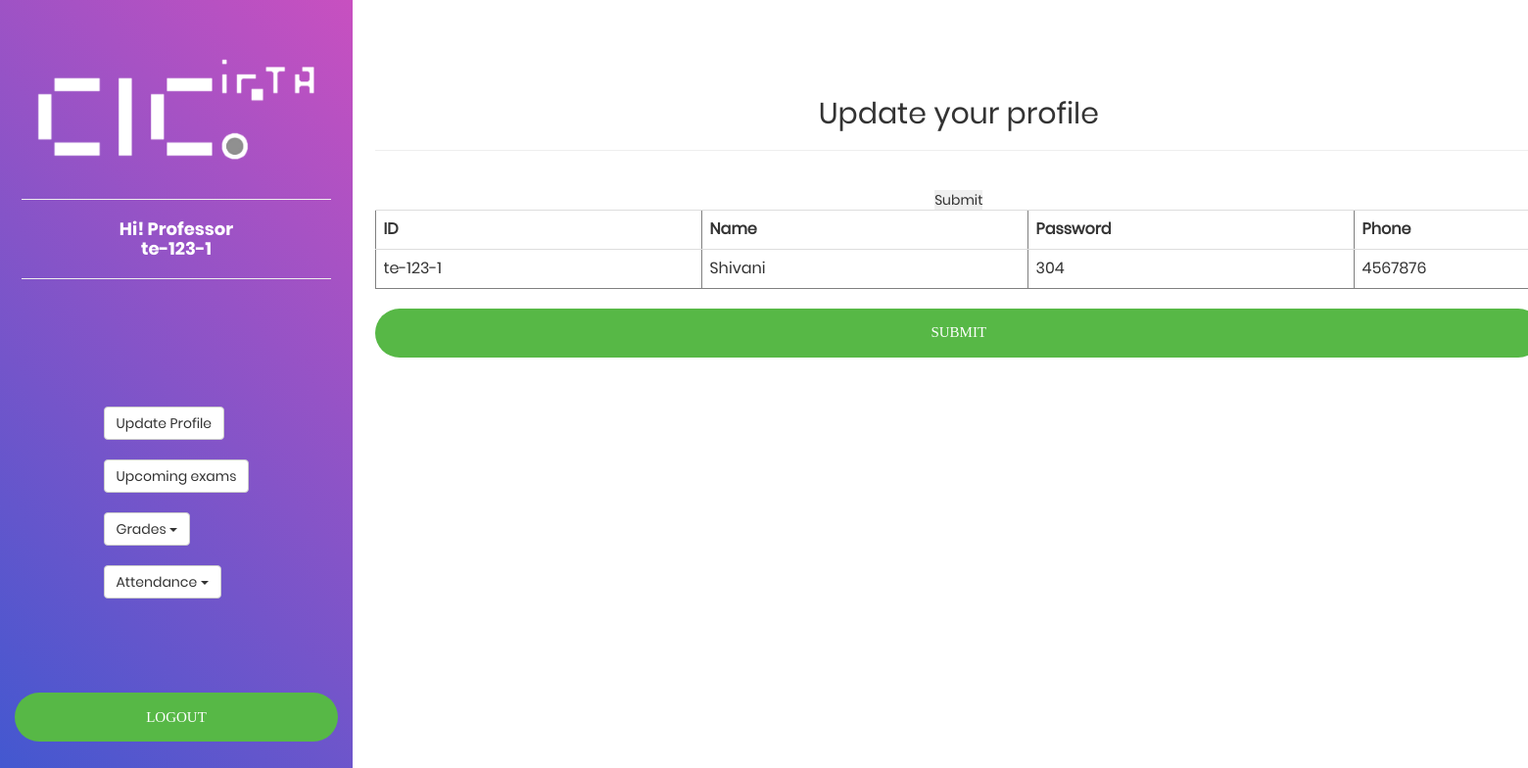
The app's page /module/teacher/updateTeacher.php (signed in) with its own data.
### tables this page shows
CREATE TABLE `teachers` (
  `id` varchar(20) NOT NULL,
  `name` varchar(20) NOT NULL,
  `password` varchar(20) NOT NULL,
  `phone` varchar(13) NOT NULL,
  `email` varchar(20) NOT NULL,
  `address` varchar(30) NOT NULL,
  `sex` varchar(7) NOT NULL,
  `dob` date NOT NULL,
  `hiredate` date NOT NULL,
  `salary` double NOT NULL
);

### module/teacher/main.php (called while the page is built, shortened)
<?php
$check=$_SESSION['login_id'];
?>

### module/teacher/searchForUpdateTeacher.php (the view, shortened to what this page needs)
<?php
include_once('main.php');
$string = "<tr>
    <th>ID</th>
    <th>Name</th>
    <th>Password</th>
    <th>Phone</th>
    <th>Email</th>
    <th>Gender</th>
    <th>DOB</th>
    <th>Address</th>
</tr>";
$sql = "SELECT * FROM teachers WHERE id='$check';";
$res = mysql_query($sql);
while($row = mysql_fetch_array($res)){
    $string .= "<tr><td><input value='".$row['id']."'name='id' readonly >".
    "</td><td><input type='text' value='".$row['name']."'name='name' readonly>".
    "</td><td><input type='text' value='".$row['password']."'name='password'>".
    "</td><td><input type='text' value='".$row['phone']."'name='phone'>".
    "</td><td><input type='text' value='".$row['email']."'name='email'>".
    "</td><td><input type='text' value='".$row['sex']."'name='gender' readonly>".
    "</td><td><input type='text' value='".$row['dob']."'name='dob' readonly>".
    "</td><td><input type='text' value='".$row['address']."'name='address'>".
    "</td></tr>";
}
echo $string."<input type='submit' name='submit'value='Submit'>";
?>

### css/main.css (style rules this page uses)
* { margin: 0px; padding: 0px; box-sizing: border-box; }
body, html { height: 100%; font-family: Poppins-Regular, sans-serif; }
input { outline: none; border: none; }

### records on screen
teachers: id "te-123-1", name "Shivani", password "304", phone "4567876"

### other values on screen
$check "te-123-1"
